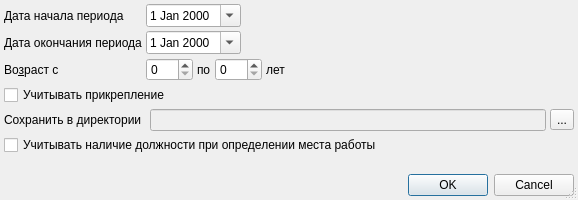
<?xml version="1.0" encoding="UTF-8"?>
<ui version="4.0">
 <class>DispReportSetupDialog</class>
 <widget class="QDialog" name="DispReportSetupDialog">
  <property name="windowModality">
   <enum>Qt::ApplicationModal</enum>
  </property>
  <property name="geometry">
   <rect>
    <x>0</x>
    <y>0</y>
    <width>578</width>
    <height>200</height>
   </rect>
  </property>
  <property name="windowTitle">
   <string>параметры отчёта</string>
  </property>
  <property name="sizeGripEnabled">
   <bool>true</bool>
  </property>
  <layout class="QGridLayout">
   <property name="margin">
    <number>4</number>
   </property>
   <property name="spacing">
    <number>4</number>
   </property>
   <item row="3" column="1" colspan="3">
    <widget class="QFrame" name="frmAge">
     <property name="frameShape">
      <enum>QFrame::NoFrame</enum>
     </property>
     <property name="frameShadow">
      <enum>QFrame::Raised</enum>
     </property>
     <layout class="QHBoxLayout">
      <property name="spacing">
       <number>4</number>
      </property>
      <property name="margin">
       <number>0</number>
      </property>
      <item>
       <widget class="QSpinBox" name="edtAgeFrom">
        <property name="sizePolicy">
         <sizepolicy hsizetype="Preferred" vsizetype="Fixed">
          <horstretch>0</horstretch>
          <verstretch>0</verstretch>
         </sizepolicy>
        </property>
        <property name="maximum">
         <number>150</number>
        </property>
       </widget>
      </item>
      <item>
       <widget class="QLabel" name="lblAgeTo">
        <property name="text">
         <string>по</string>
        </property>
        <property name="buddy">
         <cstring>edtAgeTo</cstring>
        </property>
       </widget>
      </item>
      <item>
       <widget class="QSpinBox" name="edtAgeTo">
        <property name="sizePolicy">
         <sizepolicy hsizetype="Preferred" vsizetype="Fixed">
          <horstretch>0</horstretch>
          <verstretch>0</verstretch>
         </sizepolicy>
        </property>
        <property name="maximum">
         <number>150</number>
        </property>
       </widget>
      </item>
      <item>
       <widget class="QLabel" name="lblAgeYears">
        <property name="text">
         <string>лет</string>
        </property>
        <property name="buddy">
         <cstring>edtAgeTo</cstring>
        </property>
       </widget>
      </item>
      <item>
       <spacer>
        <property name="orientation">
         <enum>Qt::Horizontal</enum>
        </property>
        <property name="sizeHint" stdset="0">
         <size>
          <width>21</width>
          <height>20</height>
         </size>
        </property>
       </spacer>
      </item>
     </layout>
    </widget>
   </item>
   <item row="12" column="0" colspan="4">
    <widget class="QDialogButtonBox" name="buttonBox">
     <property name="orientation">
      <enum>Qt::Horizontal</enum>
     </property>
     <property name="standardButtons">
      <set>QDialogButtonBox::Cancel|QDialogButtonBox::Ok</set>
     </property>
    </widget>
   </item>
   <item row="0" column="1" colspan="2">
    <widget class="CDateEdit" name="edtBegDate">
     <property name="sizePolicy">
      <sizepolicy hsizetype="Maximum" vsizetype="Fixed">
       <horstretch>0</horstretch>
       <verstretch>0</verstretch>
      </sizepolicy>
     </property>
     <property name="calendarPopup">
      <bool>true</bool>
     </property>
    </widget>
   </item>
   <item row="0" column="0">
    <widget class="QLabel" name="lblBegDate">
     <property name="text">
      <string>Дата начала периода</string>
     </property>
     <property name="buddy">
      <cstring>edtBegDate</cstring>
     </property>
    </widget>
   </item>
   <item row="1" column="1" colspan="2">
    <widget class="CDateEdit" name="edtEndDate">
     <property name="sizePolicy">
      <sizepolicy hsizetype="Maximum" vsizetype="Fixed">
       <horstretch>0</horstretch>
       <verstretch>0</verstretch>
      </sizepolicy>
     </property>
     <property name="calendarPopup">
      <bool>true</bool>
     </property>
    </widget>
   </item>
   <item row="1" column="0">
    <widget class="QLabel" name="lblEndDate">
     <property name="text">
      <string>Дата окончания периода</string>
     </property>
     <property name="buddy">
      <cstring>edtEndDate</cstring>
     </property>
    </widget>
   </item>
   <item row="9" column="0">
    <spacer>
     <property name="orientation">
      <enum>Qt::Vertical</enum>
     </property>
     <property name="sizeHint" stdset="0">
      <size>
       <width>111</width>
       <height>20</height>
      </size>
     </property>
    </spacer>
   </item>
   <item row="3" column="0">
    <widget class="QLabel" name="lblAge">
     <property name="text">
      <string>Во&amp;зраст с</string>
     </property>
     <property name="buddy">
      <cstring>edtAgeFrom</cstring>
     </property>
    </widget>
   </item>
   <item row="7" column="0">
    <widget class="QLabel" name="lblDir">
     <property name="text">
      <string>Сохранить в директории</string>
     </property>
    </widget>
   </item>
   <item row="6" column="0" colspan="4">
    <widget class="QCheckBox" name="chkAttachment">
     <property name="text">
      <string>Учитывать прикрепление</string>
     </property>
    </widget>
   </item>
   <item row="7" column="2">
    <widget class="QLineEdit" name="edtDir">
     <property name="enabled">
      <bool>false</bool>
     </property>
    </widget>
   </item>
   <item row="7" column="3">
    <widget class="QToolButton" name="btnSelectDir">
     <property name="text">
      <string>...</string>
     </property>
    </widget>
   </item>
   <item row="8" column="0" colspan="3">
    <widget class="QCheckBox" name="chkConsiderWorkPost">
     <property name="text">
      <string>Учитывать наличие должности при определении места работы</string>
     </property>
    </widget>
   </item>
  </layout>
 </widget>
 <customwidgets>
  <customwidget>
   <class>CDateEdit</class>
   <extends>QDateEdit</extends>
   <header>library/DateEdit</header>
  </customwidget>
 </customwidgets>
 <tabstops>
  <tabstop>edtBegDate</tabstop>
  <tabstop>edtEndDate</tabstop>
  <tabstop>edtAgeFrom</tabstop>
  <tabstop>edtAgeTo</tabstop>
  <tabstop>chkAttachment</tabstop>
  <tabstop>buttonBox</tabstop>
 </tabstops>
 <resources/>
 <connections>
  <connection>
   <sender>buttonBox</sender>
   <signal>accepted()</signal>
   <receiver>DispReportSetupDialog</receiver>
   <slot>accept()</slot>
   <hints>
    <hint type="sourcelabel">
     <x>116</x>
     <y>268</y>
    </hint>
    <hint type="destinationlabel">
     <x>102</x>
     <y>90</y>
    </hint>
   </hints>
  </connection>
  <connection>
   <sender>buttonBox</sender>
   <signal>rejected()</signal>
   <receiver>DispReportSetupDialog</receiver>
   <slot>reject()</slot>
   <hints>
    <hint type="sourcelabel">
     <x>229</x>
     <y>268</y>
    </hint>
    <hint type="destinationlabel">
     <x>236</x>
     <y>76</y>
    </hint>
   </hints>
  </connection>
 </connections>
</ui>
